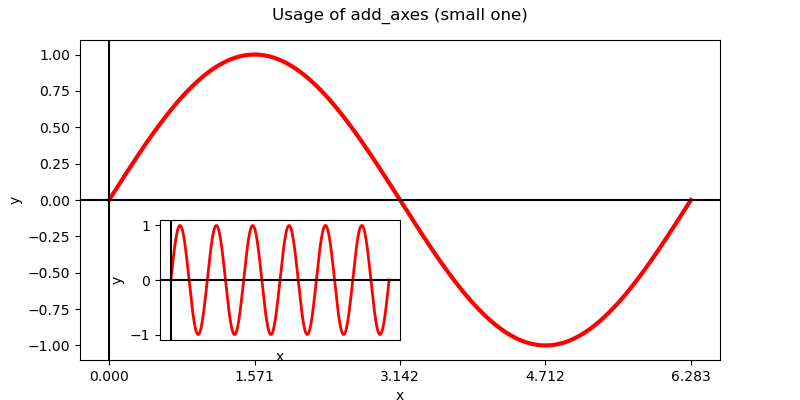

Here is the Python script that generated this plot:
#------------------------------------------
#   CH_12_13_1_EX_2_Pyplot_Ax_Add_Axes.py
#------------------------------------------
import numpy as np
import matplotlib.pyplot as plt
#
x12 = np.linspace(0, 12*np.pi, 361)
x2 = np.linspace(0, 2*np.pi, 361)
ys12 = np.sin(x12)
ys2 = np.sin(x2)
#
fig1 = plt.figure()
fig1.set_size_inches(8, 4)
#----- 繪製大圖 ax1
ax1 = fig1.add_axes([0.1, 0.1, 0.8, 0.8])
ax1.plot(x2, ys2, 'r-', lw = 3)
ax1.set_xticks((0., np.pi/2, np.pi, 1.5*np.pi, 2*np.pi))
ax1.set_xlabel('x')
ax1.set_ylabel('y')
ax1.axhline(y=0, color='k')
ax1.axvline(x=0, color='k')
#----- 在 ax1 中加入小圖 ax2
ax2 = fig1.add_axes([0.2, 0.15, 0.3, 0.3])
ax2.plot(x12, ys12, 'r-', lw = 2)
ax2.set_xlabel('x')
ax2.set_ylabel('y')
ax2.axhline(y=0, color='k')
ax2.axvline(x=0, color='k')
ax2.set_xticks([])
#
plt.suptitle('Usage of add_axes (small one)')
plt.savefig('CH_12_13_1_EX_2_Pyplot_Ax_Add_Axes.png')
plt.show()















































































	


